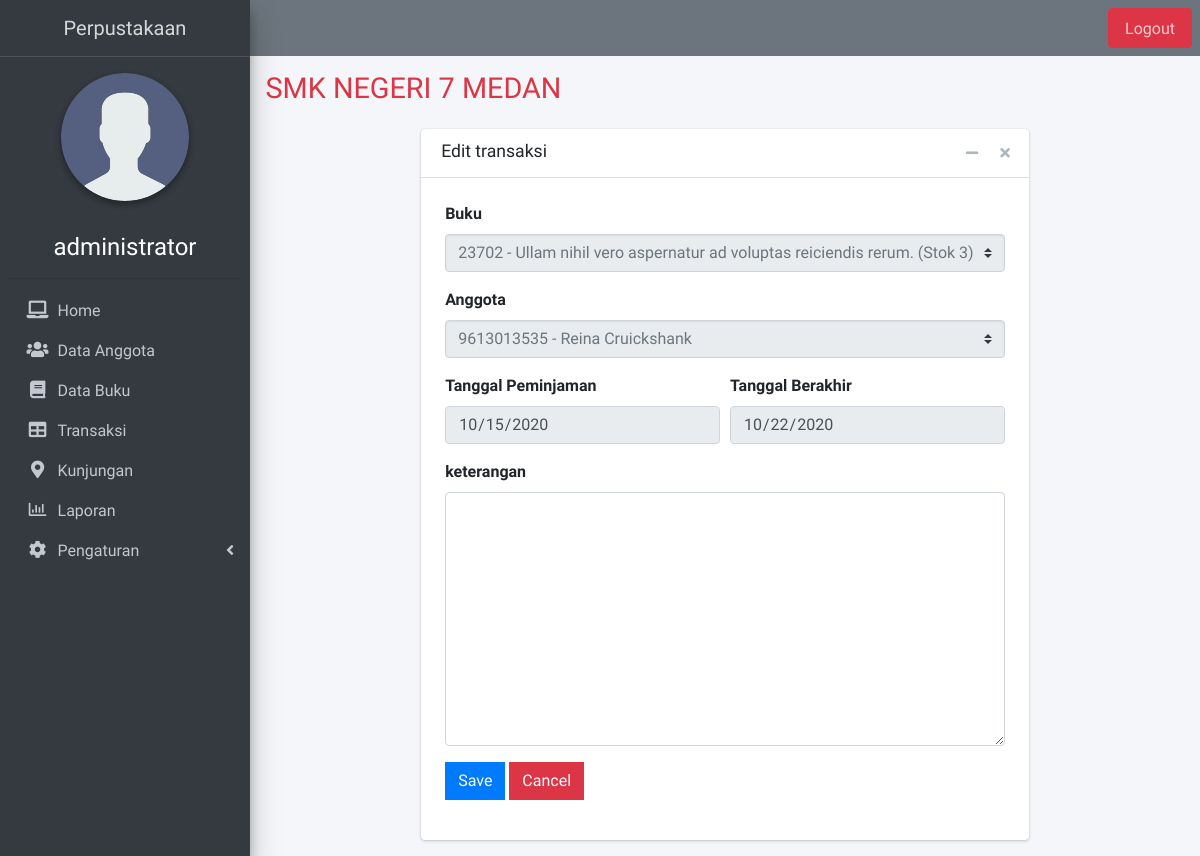
The page /admin/edit-transaksi/1 (signed in) on the database as committed earlier.
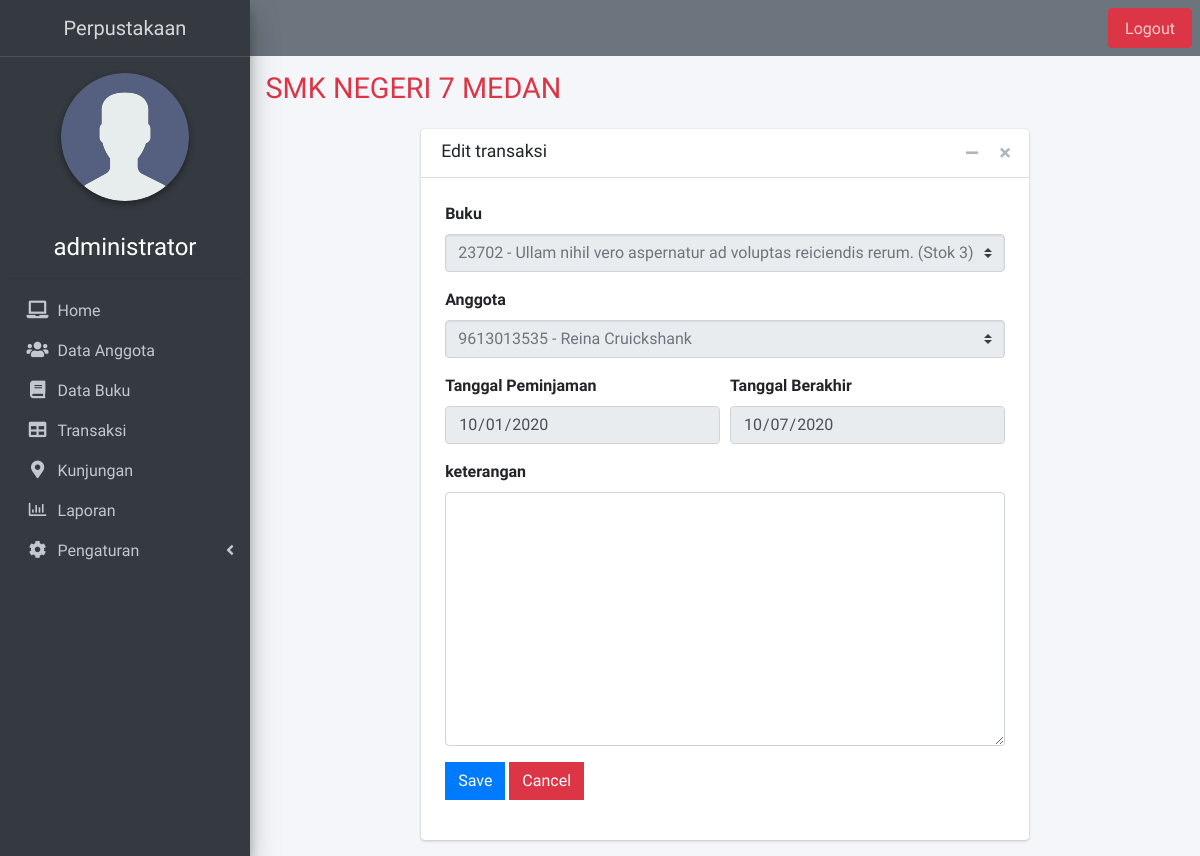
The same page on the database as committed later.
### tables this page shows
CREATE TABLE `transaksi` (
  `id` int(11) NOT NULL,
  `buku_id` int(11) NOT NULL,
  `anggota_id` int(11) NOT NULL,
  `tgl_pinjam` date NOT NULL,
  `tgl_berakhir` date NOT NULL COMMENT 'terhitung seminggu setelah peminjaman',
  `tgl_kembali` date DEFAULT NULL COMMENT 'jika tanggal kembali == tanggal_berakhir maka tidak ada denda',
  `status` enum('pinjam','kembali') NOT NULL,
  `denda` decimal(10,0) DEFAULT NULL COMMENT 'sehari keterlambatan dikali 500',
  `keterangan` text DEFAULT NULL,
  `created_at` datetime NOT NULL DEFAULT current_timestamp(),
  `updated_at` datetime DEFAULT NULL
);

CREATE TABLE `buku` (
  `id` int(11) NOT NULL,
  `kategori_id` int(11) NOT NULL,
  `lokasi_buku_id` int(11) NOT NULL,
  `kode_buku` varchar(50) NOT NULL,
  `judul` varchar(255) NOT NULL,
  `pengarang` varchar(255) NOT NULL,
  `penerbit` varchar(255) NOT NULL,
  `tahun_terbit` year(4) NOT NULL,
  `isbn` varchar(100) NOT NULL,
  `jumlah_buku` int(11) NOT NULL,
  `updated_at` datetime NOT NULL DEFAULT current_timestamp(),
  `created_at` datetime NOT NULL DEFAULT current_timestamp()
);

CREATE TABLE `anggota` (
  `id` int(11) NOT NULL,
  `prodi_id` int(11) NOT NULL,
  `nim` varchar(10) NOT NULL,
  `nama_lengkap` varchar(255) NOT NULL,
  `tempat_lahir` varchar(100) NOT NULL,
  `tgl_lahir` date NOT NULL,
  `jk` enum('laki-laki','perempuan') NOT NULL,
  `created_at` datetime NOT NULL DEFAULT current_timestamp()
);

### helpers/base_url.php (called while the page is built)
<?php
function base_url($url = null){
	$base_url = "http://localhost/perpustakaan";
	if($url != null){
		return $base_url. "/" .$url;
	}
	else{
		return $base_url;
	}
}

### helpers/query.php (called while the page is built, shortened)
<?php
function show_query($query){
    global $conn;
    $sql = mysqli_query($conn, $query)or die("Error: " . mysqli_error($conn));
    $data = mysqli_fetch_assoc($sql);
    return $data;
}
function list_query($query){
    global $conn;
    $result = mysqli_query($conn, $query)or die("Error: " . $conn);
    $rows = [];
    while($row = mysqli_fetch_assoc($result)){
        $rows[] = $row;
    }
    return $rows;
}

### admin/pages/transaksi/edit.php (the view, shortened to what this page needs)
<?php
$action = base_url('admin/pages/transaksi/actions.php');
$back = base_url('admin/transaksi');
$id = $_GET['id'];
$judul = 'transaksi';
$query = "SELECT * FROM transaksi WHERE id = '$id'";
$buku_query = "SELECT id, kode_buku, judul, jumlah_buku FROM buku ORDER BY id ASC";
$anggota_query = "SELECT id, nim, nama_lengkap FROM anggota ORDER BY id ASC";
$data = show_query($query);
$buku_options = list_query($buku_query);
$anggota_options = list_query($anggota_query);
?>
<div class="row">
  <div class="col-8 offset-2">
    <div class="card">
      <div class="card-header">
        <h2 class="card-title">Edit <?= $judul ?></h2>
        <div class="card-tools">
          <button type="button" class="btn btn-tool" data-card-widget="collapse" data-toggle="tooltip" title="Collapse">
            <i class="fas fa-minus"></i></button>
          <button type="button" class="btn btn-tool" data-card-widget="remove" data-toggle="tooltip" title="Remove">
            <i class="fas fa-times"></i></button>
        </div>
      </div>
      <div class="card-body p-4">
        <form action="<?= $action ?>" method="POST" autocomplete="off">
          <div class="form-group">
            <label for="buku">Buku</label>
            <select name="buku" id="buku" class="form-control custom-select" disabled>
              <?php foreach ($buku_options as $option) : ?>
                <option value="<?= $option['id'] ?>" <?= ($option['id'] == $data['buku_id'] ? 'selected' : '') ?>><?= $option['kode_buku'] . ' - ' . $option['judul'] . ' (Stok '  . $option['jumlah_buku'] . ')' ?></option>
              <?php endforeach; ?>
            </select>
          </div>
          <div class="form-group">
            <label for="anggota">Anggota</label>
            <select name="anggota" id="anggota" class="form-control custom-select" disabled>
              <?php foreach ($anggota_options as $option) : ?>
                <option value="<?= $option['id'] ?>" <?= ($option['id'] == $data['anggota_id'] ? 'selected' : '') ?>><?= $option['nim'] . ' - ' . $option['nama_lengkap'] ?></option>
              <?php endforeach; ?>
            </select>
          </div>
          <div class="form-row">
            <div class="form-group col-6">
              <label for="tgl_pinjam">Tanggal Peminjaman</label>
              <input type="date" class="form-control" id="tgl_pinjam" name="tgl_pinjam" value="<?=$data['tgl_pinjam']?>" disabled>
            </div>
            <div class="form-group col-6">
              <label for="tgl_berakhir">Tanggal Berakhir</label>
              <input type="date" class="form-control" id="tgl_berakhir" name="tgl_pinjam" value="<?=$data['tgl_berakhir']?>" disabled>
            </div>
          </div>
          <div class="form-group">
            <label for="keterangan">keterangan</label>
            <textarea name="keterangan" id="keterangan" cols="30" rows="10" class="form-control"><?=$data['keterangan']?></textarea>
          </div>
          <div class="form-group">
            <button type="submit" name="edit" class="btn btn-primary btn-flat">Save</button>
            <a href="<?= $back ?>" class="btn btn-danger btn-flat">Cancel</a>
          </div>
        </form>
      </div>
    </div>
  </div>
</div>

Rows that differ between the two databases and show on the page:
changed transaksi "23702 - Ullam nihil vero aspernatur ad voluptas reiciendis rerum. (Stok 3)": tgl_pinjam "10/15/2020" → "10/01/2020"; tgl_pinjam "10/22/2020" → "10/07/2020"
